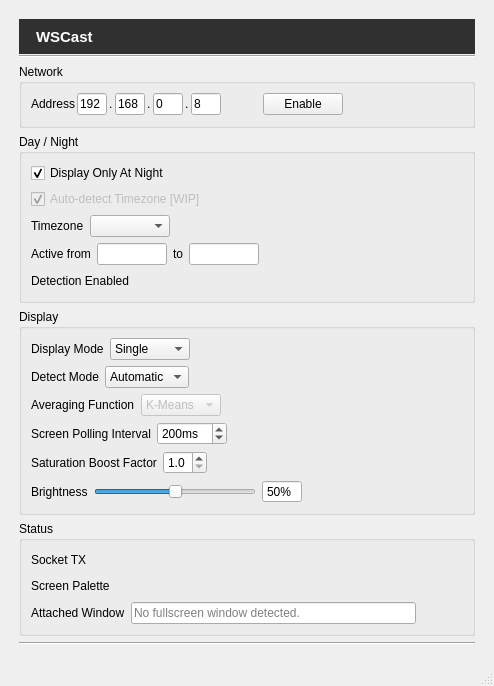
<?xml version="1.0" encoding="UTF-8"?>
<ui version="4.0">
 <class>Window</class>
 <widget class="QMainWindow" name="Window">
  <property name="geometry">
   <rect>
    <x>0</x>
    <y>0</y>
    <width>494</width>
    <height>681</height>
   </rect>
  </property>
  <property name="sizePolicy">
   <sizepolicy hsizetype="Fixed" vsizetype="Fixed">
    <horstretch>0</horstretch>
    <verstretch>0</verstretch>
   </sizepolicy>
  </property>
  <property name="windowTitle">
   <string>WSCast</string>
  </property>
  <widget class="QWidget" name="centralwidget">
   <layout class="QGridLayout" name="gridLayout">
    <item row="19" column="1">
     <spacer name="verticalSpacer">
      <property name="orientation">
       <enum>Qt::Vertical</enum>
      </property>
      <property name="sizeType">
       <enum>QSizePolicy::Fixed</enum>
      </property>
      <property name="sizeHint" stdset="0">
       <size>
        <width>20</width>
        <height>10</height>
       </size>
      </property>
     </spacer>
    </item>
    <item row="9" column="1">
     <widget class="QGroupBox" name="groupBox">
      <property name="title">
       <string>Day / Night</string>
      </property>
      <layout class="QVBoxLayout" name="verticalLayout">
       <item>
        <layout class="QHBoxLayout" name="horizontalLayout_11">
         <item>
          <widget class="QCheckBox" name="chk_night">
           <property name="text">
            <string>Display Only At Night</string>
           </property>
           <property name="checked">
            <bool>true</bool>
           </property>
          </widget>
         </item>
         <item>
          <spacer name="horizontalSpacer_14">
           <property name="orientation">
            <enum>Qt::Horizontal</enum>
           </property>
           <property name="sizeHint" stdset="0">
            <size>
             <width>40</width>
             <height>20</height>
            </size>
           </property>
          </spacer>
         </item>
        </layout>
       </item>
       <item>
        <layout class="QHBoxLayout" name="horizontalLayout_12">
         <item>
          <widget class="QCheckBox" name="chk_timezone">
           <property name="enabled">
            <bool>false</bool>
           </property>
           <property name="text">
            <string>Auto-detect Timezone [WIP]</string>
           </property>
           <property name="checked">
            <bool>true</bool>
           </property>
          </widget>
         </item>
         <item>
          <spacer name="horizontalSpacer_15">
           <property name="orientation">
            <enum>Qt::Horizontal</enum>
           </property>
           <property name="sizeHint" stdset="0">
            <size>
             <width>40</width>
             <height>20</height>
            </size>
           </property>
          </spacer>
         </item>
        </layout>
       </item>
       <item>
        <layout class="QHBoxLayout" name="horizontalLayout_13">
         <item>
          <widget class="QLabel" name="label_13">
           <property name="text">
            <string>Timezone</string>
           </property>
          </widget>
         </item>
         <item>
          <widget class="QComboBox" name="combo_timezones">
           <property name="enabled">
            <bool>true</bool>
           </property>
           <property name="minimumSize">
            <size>
             <width>80</width>
             <height>0</height>
            </size>
           </property>
          </widget>
         </item>
         <item>
          <spacer name="horizontalSpacer_16">
           <property name="orientation">
            <enum>Qt::Horizontal</enum>
           </property>
           <property name="sizeHint" stdset="0">
            <size>
             <width>40</width>
             <height>20</height>
            </size>
           </property>
          </spacer>
         </item>
        </layout>
       </item>
       <item>
        <layout class="QHBoxLayout" name="horizontalLayout_14">
         <item>
          <widget class="QLabel" name="label_14">
           <property name="text">
            <string>Active from</string>
           </property>
          </widget>
         </item>
         <item>
          <widget class="QLineEdit" name="sunset">
           <property name="maximumSize">
            <size>
             <width>70</width>
             <height>16777215</height>
            </size>
           </property>
           <property name="readOnly">
            <bool>true</bool>
           </property>
          </widget>
         </item>
         <item>
          <widget class="QLabel" name="label_15">
           <property name="text">
            <string>to</string>
           </property>
          </widget>
         </item>
         <item>
          <widget class="QLineEdit" name="sunrise">
           <property name="maximumSize">
            <size>
             <width>70</width>
             <height>16777215</height>
            </size>
           </property>
           <property name="readOnly">
            <bool>true</bool>
           </property>
          </widget>
         </item>
         <item>
          <spacer name="horizontalSpacer_17">
           <property name="orientation">
            <enum>Qt::Horizontal</enum>
           </property>
           <property name="sizeHint" stdset="0">
            <size>
             <width>40</width>
             <height>20</height>
            </size>
           </property>
          </spacer>
         </item>
        </layout>
       </item>
       <item>
        <layout class="QHBoxLayout" name="horizontalLayout_16">
         <item>
          <widget class="QLabel" name="label_16">
           <property name="whatsThis">
            <string/>
           </property>
           <property name="text">
            <string>Detection Enabled</string>
           </property>
           <property name="textFormat">
            <enum>Qt::AutoText</enum>
           </property>
           <property name="scaledContents">
            <bool>false</bool>
           </property>
           <property name="margin">
            <number>0</number>
           </property>
           <property name="buddy">
            <cstring></cstring>
           </property>
          </widget>
         </item>
         <item>
          <widget class="QLabel" name="detection_status">
           <property name="maximumSize">
            <size>
             <width>20</width>
             <height>20</height>
            </size>
           </property>
           <property name="toolTip">
            <string>Automatic mode disabled.</string>
           </property>
           <property name="statusTip">
            <string/>
           </property>
           <property name="text">
            <string/>
           </property>
           <property name="pixmap">
            <pixmap resource="resources.qrc">:/icons/led_red</pixmap>
           </property>
           <property name="scaledContents">
            <bool>true</bool>
           </property>
          </widget>
         </item>
         <item>
          <spacer name="horizontalSpacer_19">
           <property name="orientation">
            <enum>Qt::Horizontal</enum>
           </property>
           <property name="sizeHint" stdset="0">
            <size>
             <width>40</width>
             <height>20</height>
            </size>
           </property>
          </spacer>
         </item>
        </layout>
       </item>
      </layout>
     </widget>
    </item>
    <item row="0" column="1">
     <spacer name="verticalSpacer_2">
      <property name="orientation">
       <enum>Qt::Vertical</enum>
      </property>
      <property name="sizeType">
       <enum>QSizePolicy::Fixed</enum>
      </property>
      <property name="sizeHint" stdset="0">
       <size>
        <width>20</width>
        <height>5</height>
       </size>
      </property>
     </spacer>
    </item>
    <item row="7" column="0">
     <spacer name="horizontalSpacer_3">
      <property name="orientation">
       <enum>Qt::Horizontal</enum>
      </property>
      <property name="sizeType">
       <enum>QSizePolicy::Fixed</enum>
      </property>
      <property name="sizeHint" stdset="0">
       <size>
        <width>10</width>
        <height>20</height>
       </size>
      </property>
     </spacer>
    </item>
    <item row="11" column="1">
     <widget class="QGroupBox" name="groupBox_4">
      <property name="title">
       <string>Status</string>
      </property>
      <layout class="QVBoxLayout" name="verticalLayout_4">
       <item>
        <layout class="QHBoxLayout" name="horizontalLayout_2">
         <item>
          <widget class="QLabel" name="label_4">
           <property name="text">
            <string>Socket TX</string>
           </property>
           <property name="textFormat">
            <enum>Qt::AutoText</enum>
           </property>
           <property name="scaledContents">
            <bool>false</bool>
           </property>
           <property name="margin">
            <number>0</number>
           </property>
           <property name="buddy">
            <cstring></cstring>
           </property>
          </widget>
         </item>
         <item>
          <widget class="QLabel" name="tx_status">
           <property name="maximumSize">
            <size>
             <width>20</width>
             <height>20</height>
            </size>
           </property>
           <property name="text">
            <string/>
           </property>
           <property name="pixmap">
            <pixmap resource="resources.qrc">:/icons/led_red</pixmap>
           </property>
           <property name="scaledContents">
            <bool>true</bool>
           </property>
          </widget>
         </item>
         <item>
          <spacer name="horizontalSpacer_6">
           <property name="orientation">
            <enum>Qt::Horizontal</enum>
           </property>
           <property name="sizeHint" stdset="0">
            <size>
             <width>40</width>
             <height>20</height>
            </size>
           </property>
          </spacer>
         </item>
        </layout>
       </item>
       <item>
        <layout class="QHBoxLayout" name="horizontalLayout_3">
         <item>
          <widget class="QLabel" name="label_5">
           <property name="text">
            <string>Screen Palette</string>
           </property>
           <property name="textFormat">
            <enum>Qt::AutoText</enum>
           </property>
           <property name="scaledContents">
            <bool>false</bool>
           </property>
           <property name="margin">
            <number>0</number>
           </property>
           <property name="buddy">
            <cstring></cstring>
           </property>
          </widget>
         </item>
         <item>
          <widget class="PalleteDisplay" name="pallete_image" native="true">
           <property name="sizePolicy">
            <sizepolicy hsizetype="Fixed" vsizetype="Fixed">
             <horstretch>0</horstretch>
             <verstretch>0</verstretch>
            </sizepolicy>
           </property>
           <property name="minimumSize">
            <size>
             <width>300</width>
             <height>20</height>
            </size>
           </property>
           <property name="maximumSize">
            <size>
             <width>300</width>
             <height>20</height>
            </size>
           </property>
          </widget>
         </item>
         <item>
          <spacer name="horizontalSpacer_7">
           <property name="orientation">
            <enum>Qt::Horizontal</enum>
           </property>
           <property name="sizeHint" stdset="0">
            <size>
             <width>40</width>
             <height>20</height>
            </size>
           </property>
          </spacer>
         </item>
        </layout>
       </item>
       <item>
        <layout class="QHBoxLayout" name="horizontalLayout_8">
         <item>
          <widget class="QLabel" name="label_10">
           <property name="text">
            <string>Attached Window</string>
           </property>
           <property name="textFormat">
            <enum>Qt::AutoText</enum>
           </property>
           <property name="scaledContents">
            <bool>false</bool>
           </property>
           <property name="margin">
            <number>0</number>
           </property>
           <property name="buddy">
            <cstring></cstring>
           </property>
          </widget>
         </item>
         <item>
          <widget class="QLineEdit" name="attached_window_name">
           <property name="minimumSize">
            <size>
             <width>285</width>
             <height>0</height>
            </size>
           </property>
           <property name="frame">
            <bool>true</bool>
           </property>
           <property name="readOnly">
            <bool>true</bool>
           </property>
           <property name="placeholderText">
            <string>No fullscreen window detected.</string>
           </property>
          </widget>
         </item>
         <item>
          <spacer name="horizontalSpacer_12">
           <property name="orientation">
            <enum>Qt::Horizontal</enum>
           </property>
           <property name="sizeHint" stdset="0">
            <size>
             <width>40</width>
             <height>20</height>
            </size>
           </property>
          </spacer>
         </item>
        </layout>
       </item>
      </layout>
     </widget>
    </item>
    <item row="5" column="1">
     <widget class="Line" name="line">
      <property name="orientation">
       <enum>Qt::Horizontal</enum>
      </property>
     </widget>
    </item>
    <item row="1" column="1">
     <widget class="CustomMenuBar" name="custom_bar" native="true">
      <property name="minimumSize">
       <size>
        <width>0</width>
        <height>35</height>
       </size>
      </property>
      <property name="maximumSize">
       <size>
        <width>16777215</width>
        <height>25</height>
       </size>
      </property>
      <property name="autoFillBackground">
       <bool>false</bool>
      </property>
      <property name="styleSheet">
       <string notr="true">background-color: rgb(48, 48, 48);</string>
      </property>
      <layout class="QHBoxLayout" name="horizontalLayout_10">
       <property name="leftMargin">
        <number>4</number>
       </property>
       <property name="topMargin">
        <number>4</number>
       </property>
       <property name="rightMargin">
        <number>4</number>
       </property>
       <property name="bottomMargin">
        <number>4</number>
       </property>
       <item>
        <layout class="QHBoxLayout" name="horizontalLayout_15">
         <item>
          <widget class="QLabel" name="label_2">
           <property name="text">
            <string/>
           </property>
           <property name="pixmap">
            <pixmap resource="resources.qrc">:/icons/wicon</pixmap>
           </property>
          </widget>
         </item>
         <item>
          <widget class="QLabel" name="label_12">
           <property name="font">
            <font>
             <pointsize>11</pointsize>
             <weight>75</weight>
             <bold>true</bold>
            </font>
           </property>
           <property name="styleSheet">
            <string notr="true">color: rgb(255, 255, 255);</string>
           </property>
           <property name="text">
            <string>WSCast</string>
           </property>
          </widget>
         </item>
         <item>
          <spacer name="horizontalSpacer_18">
           <property name="orientation">
            <enum>Qt::Horizontal</enum>
           </property>
           <property name="sizeHint" stdset="0">
            <size>
             <width>40</width>
             <height>20</height>
            </size>
           </property>
          </spacer>
         </item>
        </layout>
       </item>
       <item>
        <spacer name="horizontalSpacer_5">
         <property name="orientation">
          <enum>Qt::Horizontal</enum>
         </property>
         <property name="sizeHint" stdset="0">
          <size>
           <width>40</width>
           <height>20</height>
          </size>
         </property>
        </spacer>
       </item>
       <item>
        <widget class="QPushButton" name="btn_exit">
         <property name="enabled">
          <bool>true</bool>
         </property>
         <property name="sizePolicy">
          <sizepolicy hsizetype="Minimum" vsizetype="Preferred">
           <horstretch>0</horstretch>
           <verstretch>0</verstretch>
          </sizepolicy>
         </property>
         <property name="maximumSize">
          <size>
           <width>9999</width>
           <height>9999</height>
          </size>
         </property>
         <property name="styleSheet">
          <string notr="true">color: rgb(255, 0, 0);</string>
         </property>
         <property name="text">
          <string/>
         </property>
         <property name="icon">
          <iconset resource="resources.qrc">
           <normaloff>:/icons/close</normaloff>
           <normalon>:/icons/close_bw</normalon>:/icons/close</iconset>
         </property>
         <property name="flat">
          <bool>true</bool>
         </property>
        </widget>
       </item>
      </layout>
     </widget>
    </item>
    <item row="16" column="1">
     <widget class="Line" name="line_2">
      <property name="orientation">
       <enum>Qt::Horizontal</enum>
      </property>
     </widget>
    </item>
    <item row="7" column="1">
     <widget class="QGroupBox" name="groupBox_3">
      <property name="sizePolicy">
       <sizepolicy hsizetype="Preferred" vsizetype="Minimum">
        <horstretch>0</horstretch>
        <verstretch>0</verstretch>
       </sizepolicy>
      </property>
      <property name="maximumSize">
       <size>
        <width>16777215</width>
        <height>64</height>
       </size>
      </property>
      <property name="title">
       <string>Network</string>
      </property>
      <layout class="QVBoxLayout" name="verticalLayout_3">
       <item>
        <layout class="QHBoxLayout" name="horizontalLayout">
         <property name="spacing">
          <number>2</number>
         </property>
         <property name="topMargin">
          <number>0</number>
         </property>
         <item>
          <widget class="QLabel" name="label">
           <property name="text">
            <string>Address</string>
           </property>
          </widget>
         </item>
         <item>
          <widget class="QLineEdit" name="ip3">
           <property name="sizePolicy">
            <sizepolicy hsizetype="Fixed" vsizetype="Fixed">
             <horstretch>0</horstretch>
             <verstretch>0</verstretch>
            </sizepolicy>
           </property>
           <property name="maximumSize">
            <size>
             <width>30</width>
             <height>16777215</height>
            </size>
           </property>
           <property name="inputMask">
            <string/>
           </property>
           <property name="text">
            <string>192</string>
           </property>
          </widget>
         </item>
         <item>
          <widget class="QLabel" name="dot3">
           <property name="text">
            <string>.</string>
           </property>
          </widget>
         </item>
         <item>
          <widget class="QLineEdit" name="ip2">
           <property name="sizePolicy">
            <sizepolicy hsizetype="Fixed" vsizetype="Fixed">
             <horstretch>0</horstretch>
             <verstretch>0</verstretch>
            </sizepolicy>
           </property>
           <property name="maximumSize">
            <size>
             <width>30</width>
             <height>16777215</height>
            </size>
           </property>
           <property name="text">
            <string>168</string>
           </property>
          </widget>
         </item>
         <item>
          <widget class="QLabel" name="dot2">
           <property name="text">
            <string>.</string>
           </property>
          </widget>
         </item>
         <item>
          <widget class="QLineEdit" name="ip1">
           <property name="sizePolicy">
            <sizepolicy hsizetype="Fixed" vsizetype="Fixed">
             <horstretch>0</horstretch>
             <verstretch>0</verstretch>
            </sizepolicy>
           </property>
           <property name="maximumSize">
            <size>
             <width>30</width>
             <height>16777215</height>
            </size>
           </property>
           <property name="text">
            <string>0</string>
           </property>
          </widget>
         </item>
         <item>
          <widget class="QLabel" name="dot1">
           <property name="text">
            <string>.</string>
           </property>
          </widget>
         </item>
         <item>
          <widget class="QLineEdit" name="ip0">
           <property name="sizePolicy">
            <sizepolicy hsizetype="Fixed" vsizetype="Fixed">
             <horstretch>0</horstretch>
             <verstretch>0</verstretch>
            </sizepolicy>
           </property>
           <property name="maximumSize">
            <size>
             <width>30</width>
             <height>16777215</height>
            </size>
           </property>
           <property name="text">
            <string>8</string>
           </property>
          </widget>
         </item>
         <item>
          <spacer name="horizontalSpacer_2">
           <property name="orientation">
            <enum>Qt::Horizontal</enum>
           </property>
           <property name="sizeType">
            <enum>QSizePolicy::Fixed</enum>
           </property>
           <property name="sizeHint" stdset="0">
            <size>
             <width>40</width>
             <height>20</height>
            </size>
           </property>
          </spacer>
         </item>
         <item>
          <widget class="QPushButton" name="btn_enable">
           <property name="text">
            <string>Enable</string>
           </property>
          </widget>
         </item>
         <item>
          <spacer name="horizontalSpacer">
           <property name="orientation">
            <enum>Qt::Horizontal</enum>
           </property>
           <property name="sizeHint" stdset="0">
            <size>
             <width>40</width>
             <height>20</height>
            </size>
           </property>
          </spacer>
         </item>
        </layout>
       </item>
       <item>
        <spacer name="verticalSpacer_3">
         <property name="orientation">
          <enum>Qt::Vertical</enum>
         </property>
         <property name="sizeHint" stdset="0">
          <size>
           <width>20</width>
           <height>24</height>
          </size>
         </property>
        </spacer>
       </item>
      </layout>
     </widget>
    </item>
    <item row="7" column="2">
     <spacer name="horizontalSpacer_4">
      <property name="orientation">
       <enum>Qt::Horizontal</enum>
      </property>
      <property name="sizeType">
       <enum>QSizePolicy::Fixed</enum>
      </property>
      <property name="sizeHint" stdset="0">
       <size>
        <width>10</width>
        <height>20</height>
       </size>
      </property>
     </spacer>
    </item>
    <item row="10" column="1">
     <widget class="QGroupBox" name="groupBox_2">
      <property name="title">
       <string>Display</string>
      </property>
      <layout class="QVBoxLayout" name="verticalLayout_2">
       <item>
        <layout class="QHBoxLayout" name="horizontalLayout_7">
         <item>
          <widget class="QLabel" name="label_9">
           <property name="text">
            <string>Display Mode</string>
           </property>
          </widget>
         </item>
         <item>
          <widget class="QComboBox" name="func_mode">
           <property name="enabled">
            <bool>true</bool>
           </property>
           <property name="minimumSize">
            <size>
             <width>80</width>
             <height>0</height>
            </size>
           </property>
           <item>
            <property name="text">
             <string>Single</string>
            </property>
           </item>
           <item>
            <property name="text">
             <string>Regions</string>
            </property>
           </item>
          </widget>
         </item>
         <item>
          <spacer name="horizontalSpacer_11">
           <property name="orientation">
            <enum>Qt::Horizontal</enum>
           </property>
           <property name="sizeHint" stdset="0">
            <size>
             <width>40</width>
             <height>20</height>
            </size>
           </property>
          </spacer>
         </item>
        </layout>
       </item>
       <item>
        <layout class="QHBoxLayout" name="horizontalLayout_9">
         <item>
          <widget class="QLabel" name="label_11">
           <property name="text">
            <string>Detect Mode</string>
           </property>
          </widget>
         </item>
         <item>
          <widget class="QComboBox" name="detection_mode">
           <property name="enabled">
            <bool>true</bool>
           </property>
           <property name="minimumSize">
            <size>
             <width>80</width>
             <height>0</height>
            </size>
           </property>
           <item>
            <property name="text">
             <string>Automatic</string>
            </property>
           </item>
           <item>
            <property name="text">
             <string>Manual</string>
            </property>
           </item>
          </widget>
         </item>
         <item>
          <spacer name="horizontalSpacer_13">
           <property name="orientation">
            <enum>Qt::Horizontal</enum>
           </property>
           <property name="sizeHint" stdset="0">
            <size>
             <width>40</width>
             <height>20</height>
            </size>
           </property>
          </spacer>
         </item>
        </layout>
       </item>
       <item>
        <layout class="QHBoxLayout" name="horizontalLayout_4">
         <item>
          <widget class="QLabel" name="label_6">
           <property name="text">
            <string>Averaging Function</string>
           </property>
          </widget>
         </item>
         <item>
          <widget class="QComboBox" name="avg_func">
           <property name="enabled">
            <bool>false</bool>
           </property>
           <property name="minimumSize">
            <size>
             <width>80</width>
             <height>0</height>
            </size>
           </property>
           <item>
            <property name="text">
             <string>K-Means</string>
            </property>
           </item>
          </widget>
         </item>
         <item>
          <spacer name="horizontalSpacer_8">
           <property name="orientation">
            <enum>Qt::Horizontal</enum>
           </property>
           <property name="sizeHint" stdset="0">
            <size>
             <width>40</width>
             <height>20</height>
            </size>
           </property>
          </spacer>
         </item>
        </layout>
       </item>
       <item>
        <layout class="QHBoxLayout" name="horizontalLayout_17">
         <item>
          <widget class="QLabel" name="label_17">
           <property name="text">
            <string>Screen Polling Interval</string>
           </property>
          </widget>
         </item>
         <item>
          <widget class="QSpinBox" name="polling_rate">
           <property name="suffix">
            <string>ms</string>
           </property>
           <property name="minimum">
            <number>50</number>
           </property>
           <property name="maximum">
            <number>5000</number>
           </property>
           <property name="value">
            <number>200</number>
           </property>
          </widget>
         </item>
         <item>
          <spacer name="horizontalSpacer_20">
           <property name="orientation">
            <enum>Qt::Horizontal</enum>
           </property>
           <property name="sizeHint" stdset="0">
            <size>
             <width>40</width>
             <height>20</height>
            </size>
           </property>
          </spacer>
         </item>
        </layout>
       </item>
       <item>
        <layout class="QHBoxLayout" name="horizontalLayout_5">
         <item>
          <widget class="QLabel" name="label_7">
           <property name="text">
            <string>Saturation Boost Factor</string>
           </property>
          </widget>
         </item>
         <item>
          <widget class="QDoubleSpinBox" name="sat_boost_factor">
           <property name="locale">
            <locale language="English" country="UnitedStates"/>
           </property>
           <property name="buttonSymbols">
            <enum>QAbstractSpinBox::UpDownArrows</enum>
           </property>
           <property name="accelerated">
            <bool>false</bool>
           </property>
           <property name="showGroupSeparator" stdset="0">
            <bool>false</bool>
           </property>
           <property name="decimals">
            <number>1</number>
           </property>
           <property name="minimum">
            <double>1.000000000000000</double>
           </property>
           <property name="maximum">
            <double>5.000000000000000</double>
           </property>
           <property name="singleStep">
            <double>0.100000000000000</double>
           </property>
           <property name="value">
            <double>1.000000000000000</double>
           </property>
          </widget>
         </item>
         <item>
          <spacer name="horizontalSpacer_9">
           <property name="orientation">
            <enum>Qt::Horizontal</enum>
           </property>
           <property name="sizeHint" stdset="0">
            <size>
             <width>40</width>
             <height>20</height>
            </size>
           </property>
          </spacer>
         </item>
        </layout>
       </item>
       <item>
        <layout class="QHBoxLayout" name="horizontalLayout_6">
         <item>
          <widget class="QLabel" name="label_8">
           <property name="text">
            <string>Brightness</string>
           </property>
          </widget>
         </item>
         <item>
          <widget class="QSlider" name="brightness">
           <property name="maximum">
            <number>100</number>
           </property>
           <property name="value">
            <number>50</number>
           </property>
           <property name="orientation">
            <enum>Qt::Horizontal</enum>
           </property>
          </widget>
         </item>
         <item>
          <widget class="QSpinBox" name="brightness_display">
           <property name="maximumSize">
            <size>
             <width>40</width>
             <height>16777215</height>
            </size>
           </property>
           <property name="readOnly">
            <bool>true</bool>
           </property>
           <property name="buttonSymbols">
            <enum>QAbstractSpinBox::NoButtons</enum>
           </property>
           <property name="suffix">
            <string>%</string>
           </property>
           <property name="minimum">
            <number>0</number>
           </property>
           <property name="maximum">
            <number>100</number>
           </property>
           <property name="value">
            <number>50</number>
           </property>
           <property name="displayIntegerBase">
            <number>10</number>
           </property>
          </widget>
         </item>
         <item>
          <spacer name="horizontalSpacer_10">
           <property name="orientation">
            <enum>Qt::Horizontal</enum>
           </property>
           <property name="sizeHint" stdset="0">
            <size>
             <width>40</width>
             <height>20</height>
            </size>
           </property>
          </spacer>
         </item>
        </layout>
       </item>
      </layout>
     </widget>
    </item>
   </layout>
  </widget>
  <widget class="QStatusBar" name="statusbar"/>
 </widget>
 <customwidgets>
  <customwidget>
   <class>PalleteDisplay</class>
   <extends>QWidget</extends>
   <header>main</header>
   <container>1</container>
  </customwidget>
  <customwidget>
   <class>CustomMenuBar</class>
   <extends>QWidget</extends>
   <header>main</header>
   <container>1</container>
  </customwidget>
 </customwidgets>
 <resources>
  <include location="resources.qrc"/>
 </resources>
 <connections/>
</ui>
